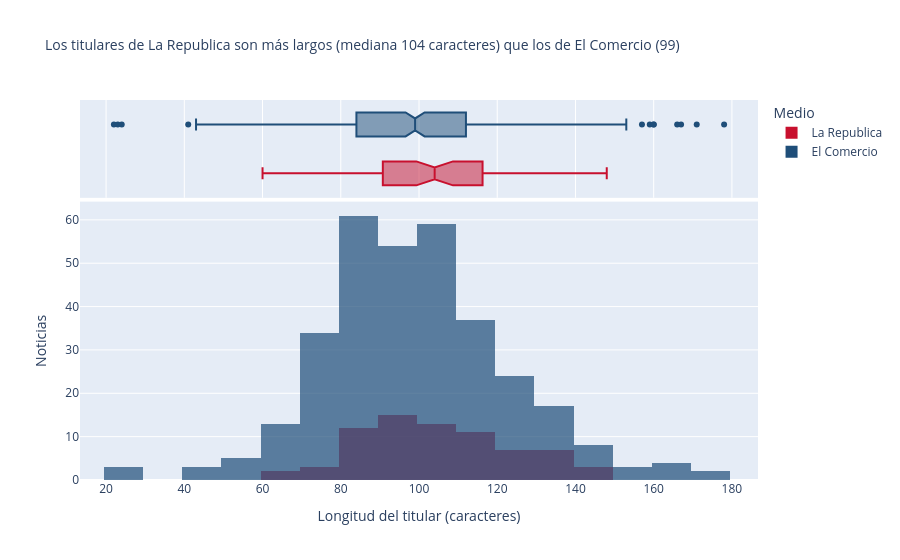

Notebook cell for this chart:
### Code cell
df["largo_titular"] = df["titular"].str.len()
med = df.groupby("medio")["largo_titular"].median()
mas_largo = med.idxmax(); mas_corto = med.idxmin()
titulo = (f"Los titulares de {mas_largo} son más largos (mediana {med[mas_largo]:.0f} caracteres) "
          f"que los de {mas_corto} ({med[mas_corto]:.0f})")
fig = px.histogram(df, x="largo_titular", color="medio", color_discrete_map=COLORES, nbins=30, barmode="overlay",
                   opacity=0.7, marginal="box", title=titulo,
                   labels={"largo_titular": "Longitud del titular (caracteres)", "medio": "Medio"})
fig.update_layout(yaxis_title="Noticias", title_font_size=14)
fig.show()
df.groupby("medio")["largo_titular"].describe().round(1)

### Figure 1 — Plotly figure (JSON) as saved in the notebook; plotly's stock layout.template omitted (floating-point values rounded to 4 significant figures; data arrays with more than 128 entries replaced by an {"elided": "..."} marker saying what was removed)
{"data": [{"bingroup": "x", "hovertemplate": "Medio=La Republica<br>Longitud del titular (caracteres)=%{x}<br>count=%{y}<extra></extra>", "legendgroup": "La Republica", "marker": {"color": "#C8102E", "opacity": 0.7, "pattern": {"shape": ""}}, "name": "La Republica", "nbinsx": 30, "orientation": "v", "showlegend": true, "type": "histogram", "x": [120, 131, 137, 114, 113, 122, 116, 124, 89, 132, 130, 130, 142, 108, 148, 116, 108, 132, 113, 81, 136, 90, 143, 105, 117, 82, 100, 109, 106, 86, 105, 99, 91, 87, 89, 121, 85, 98, 99, 98, 99, 116, 95, 103, 104, 110, 120, 104, 88, 82, 112, 103, 105, 110, 60, 91, 114, 83, 84, 61, 120, 73, 71, 100, 98, 94, 93, 91, 91, 87, 123, 78, 92], "xaxis": "x", "yaxis": "y"}, {"hovertemplate": "Medio=La Republica<br>Longitud del titular (caracteres)=%{x}<extra></extra>", "legendgroup": "La Republica", "marker": {"color": "#C8102E"}, "name": "La Republica", "notched": true, "showlegend": false, "type": "box", "x": [120, 131, 137, 114, 113, 122, 116, 124, 89, 132, 130, 130, 142, 108, 148, 116, 108, 132, 113, 81, 136, 90, 143, 105, 117, 82, 100, 109, 106, 86, 105, 99, 91, 87, 89, 121, 85, 98, 99, 98, 99, 116, 95, 103, 104, 110, 120, 104, 88, 82, 112, 103, 105, 110, 60, 91, 114, 83, 84, 61, 120, 73, 71, 100, 98, 94, 93, 91, 91, 87, 123, 78, 92], "xaxis": "x2", "yaxis": "y2"}, {"bingroup": "x", "hovertemplate": "Medio=El Comercio<br>Longitud del titular (caracteres)=%{x}<br>count=%{y}<extra></extra>", "legendgroup": "El Comercio", "marker": {"color": "#1F4E79", "opacity": 0.7, "pattern": {"shape": ""}}, "name": "El Comercio", "nbinsx": 30, "orientation": "v", "showlegend": true, "type": "histogram", "x": {"elided": "327 int values"}, "xaxis": "x", "yaxis": "y"}, {"hovertemplate": "Medio=El Comercio<br>Longitud del titular (caracteres)=%{x}<extra></extra>", "legendgroup": "El Comercio", "marker": {"color": "#1F4E79"}, "name": "El Comercio", "notched": true, "showlegend": false, "type": "box", "x": {"elided": "327 int values"}, "xaxis": "x2", "yaxis": "y2"}], "layout": {"barmode": "overlay", "legend": {"title": {"text": "Medio"}, "tracegroupgap": 0}, "title": {"font": {"size": 14}, "text": "Los titulares de La Republica son más largos (mediana 104 caracteres) que los de El Comercio (99)"}, "xaxis": {"anchor": "y", "domain": [0.0, 1.0], "title": {"text": "Longitud del titular (caracteres)"}}, "xaxis2": {"anchor": "y2", "domain": [0.0, 1.0], "matches": "x", "showgrid": true, "showticklabels": false}, "yaxis": {"anchor": "x", "domain": [0.0, 0.7326], "title": {"text": "Noticias"}}, "yaxis2": {"anchor": "x2", "domain": [0.7426, 1.0], "matches": "y2", "showgrid": false, "showline": false, "showticklabels": false, "ticks": ""}}}
